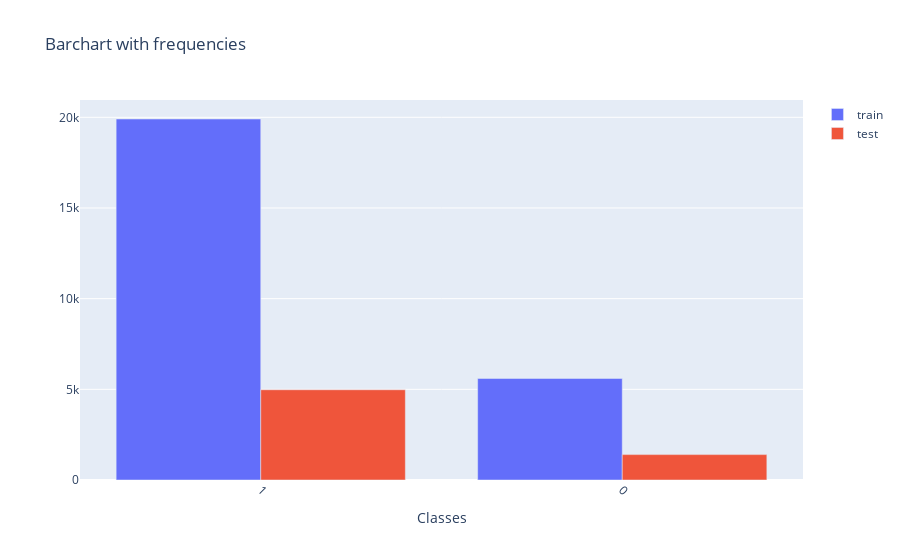

Write notebook code for a chart like this one.
### Markdown cell above
## Split dataset into train and test
Since we have imbalanced dataset, stratified split should be chosen

### Code cell
from sklearn.model_selection import train_test_split
X_train, X_test, y_train, y_test = train_test_split(X, y, stratify=y, test_size=0.10)

# plot train and test frequencies
traindict = {
    'features': X_train,
    'class': y_train.tolist()
}
trainpd = pd.DataFrame(traindict)
testdict = {
    'features': X_test,
    'class': y_test.tolist()
}
testpd = pd.DataFrame(testdict)

freqstrain = trainpd['class'].value_counts().tolist()
freqstest = testpd['class'].value_counts().tolist()
# data_classes = trainpd['class'].value_counts().index.tolist()

plot_traintest(['1','0'], freqstrain, freqstest)
del freqstrain
del freqstest

### Figure 1 — Plotly figure (JSON) as saved in the notebook; plotly's stock layout.template omitted (floating-point values rounded to 4 significant figures)
{"data": [{"name": "train", "type": "bar", "x": ["1", "0"], "y": [19907, 5600]}, {"name": "test", "type": "bar", "x": ["1", "0"], "y": [4977, 1400]}], "layout": {"title": {"text": "Barchart with frequencies"}, "xaxis": {"tickangle": 45, "title": {"text": "Classes"}, "type": "category"}}}
